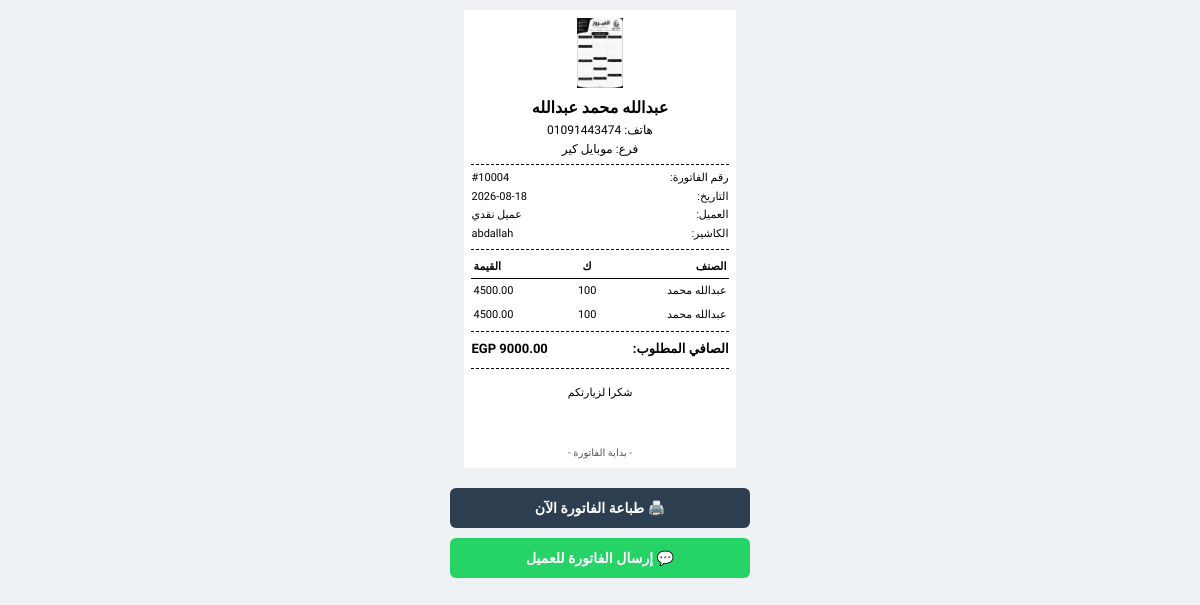
/print_old_invoice/10004 (signed in), run on the app's committed database.
### tables this page shows
CREATE TABLE store_settings (
                        id INTEGER PRIMARY KEY AUTOINCREMENT, 
                        entity_id INTEGER DEFAULT 1, 
                        store_name TEXT, 
                        store_phone TEXT, 
                        store_branch TEXT, 
                        invoice_footer TEXT
                    , logo TEXT);

CREATE TABLE invoices (
                        id INTEGER PRIMARY KEY AUTOINCREMENT, 
                        invoice_no TEXT NOT NULL, 
                        customer_name TEXT, 
                        customer_phone TEXT, 
                        total_amount REAL NOT NULL, 
                        total_profit REAL NOT NULL, 
                        created_at TIMESTAMP DEFAULT CURRENT_TIMESTAMP
                    , created_by TEXT DEFAULT 'admin', entity_id INTEGER DEFAULT 1);

CREATE TABLE invoice_items (
                        id INTEGER PRIMARY KEY AUTOINCREMENT, 
                        invoice_no TEXT NOT NULL, 
                        product_id INTEGER, 
                        product_name TEXT, 
                        qty INTEGER, 
                        sell_price REAL, 
                        partner_name TEXT, 
                        profit REAL
                    , entity_id INTEGER DEFAULT 1);

### routes/reports.py (the view)
@reports_bp.route('/print_old_invoice/<invoice_no>')
def print_old_invoice(invoice_no):
    if not has_perm('rep', 'v'):
        return redirect(url_for('auth.dashboard'))
    conn = get_db_conn()
    cursor = conn.cursor()
    entity = get_entity()
    real_entity = entity if entity != 'all' else 1
    cursor.execute("SELECT store_name, store_phone, store_branch, invoice_footer, logo FROM store_settings WHERE entity_id=? LIMIT 1", (real_entity,))
    st_row = cursor.fetchone()
    store_info = {
        'name': st_row[0] if st_row else 'نظام المتجر',
        'phone': st_row[1] if st_row else '',
        'branch': st_row[2] if st_row else '',
        'footer': st_row[3] if st_row else '',
        'logo': st_row[4] if st_row and len(st_row) > 4 else None
    }
    if entity == 'all':
        cursor.execute("SELECT customer_name, total_amount, created_at, created_by FROM invoices WHERE invoice_no=?", (invoice_no,))
        inv = cursor.fetchone()
        cursor.execute("SELECT product_name, qty, sell_price, partner_name FROM invoice_items WHERE invoice_no=?", (invoice_no,))
        items_db = cursor.fetchall()
    else:
        cursor.execute("SELECT customer_name, total_amount, created_at, created_by FROM invoices WHERE invoice_no=? AND entity_id=?", (invoice_no, entity))
        inv = cursor.fetchone()
        cursor.execute("SELECT product_name, qty, sell_price, partner_name FROM invoice_items WHERE invoice_no=? AND entity_id=?", (invoice_no, entity))
        items_db = cursor.fetchall()
    if not inv:
        conn.close()
        return "الفاتورة غير موجودة!", 404
    customer_name = inv[0] if inv[0] else 'عميل نقدي'
    net_total = f"{inv[1]:.2f}"
    date_str = inv[2][:10] if inv[2] else ''
    cashier_name = inv[3] if inv[3] else 'غير محدد'
    items = [{'name': item[0], 'qty': item[1], 'price': item[2], 'partner': item[3]} for item in items_db]
    conn.close()
    return render_template('print_invoice.html', customer_name=customer_name, items=items, subtotal=net_total, discount="0.00", net_total=net_total, date=date_str, invoice_no=invoice_no, store=store_info, cashier=cashier_name)

### auth.py (called while the page is built)
def get_entity():
    if session.get('role') == 'owner':
        return 'all'
    if session.get('role') == 'admin':
        return session.get('user_id')
    return session.get('parent_id')

def has_perm(module, action='v'):
    if 'username' not in session:
        return False
    if session.get('role') == 'owner':
        return True
    conn = get_db_conn()
    cursor = conn.cursor()
    try:
        cursor.execute(f"SELECT p_{module}_{action} FROM users WHERE id=?", (session['user_id'],))
        res = cursor.fetchone()
        conn.close()
        return bool(res and res[0] == 1)
    except:
        conn.close()
        return False

### database.py (called while the page is built)
def get_db_conn():
    conn = sqlite3.connect('store_db.sqlite', timeout=20)
    conn.execute('PRAGMA journal_mode=WAL;')
    return conn

### templates/print_invoice.html (shortened to what this page needs)
<!DOCTYPE html>
<html dir="rtl" lang="ar">
<head>
</head>
<body onload="setTimeout(() => { window.print(); }, 500);">
    <div class="ticket">
        <div class="header">
            {% if store.logo %}
                <img src="{{ url_for('static', filename='uploads/' + store.logo) }}" alt="Logo" class="store-logo">
            {% endif %}
            <h2>{{ store.name }}</h2>
            <p>هاتف: {{ store.phone }}</p>
            {% if store.branch %}
            <p>فرع: {{ store.branch }}</p>
            {% endif %}
        </div>
        <div class="info">
            <div><span>رقم الفاتورة:</span> <span>#{{ invoice_no }}</span></div>
            <div><span>التاريخ:</span> <span>{{ date }}</span></div>
            <div><span>العميل:</span> <span>{{ customer_name }}</span></div>
            {% if cashier %}
            <div><span>الكاشير:</span> <span>{{ cashier }}</span></div>
            {% endif %}
        </div>
        <table>
            <thead>
                <tr>
                    <th>الصنف</th>
                    <th>ك</th>
                    <th>القيمة</th>
                </tr>
            </thead>
            <tbody>
                {% for item in items %}
                <tr>
                    <td>{{ item.name }}</td>
                    <td>{{ item.qty }}</td>
                    <td>
                      {% if item.total %}
                        {{ item.total }}
                      {% else %}
                        {{ "%.2f"|format(item.price|float * item.qty|int) }}
                      {% endif %}
                    </td>
                </tr>
                {% endfor %}
            </tbody>
        </table>
        <div class="totals">
            <div style="font-size: 13px; margin-top: 3px;"><span>الصافي المطلوب:</span> <span>{{ net_total }} EGP</span></div>
        </div>
        <div class="footer">
            <p>{{ store.footer }}</p>
        </div>
        <div class="print-end">
            - بداية الفاتورة -
        </div>
    </div>
    <div class="actions">
        <button class="btn btn-print" onclick="window.print()">🖨️ طباعة الفاتورة الآن</button>
        <button class="btn btn-whatsapp" onclick="sendWhatsApp()">💬 إرسال الفاتورة للعميل</button>
    </div>
</body>
</html>

### templates/print_invoice.html (style rules this page uses)
* { box-sizing: border-box; }
body { margin: 0; padding: 0; background: #eef2f5; }
.ticket { width: 72mm; max-width: 100%; margin: 10px auto; padding: 2mm; background: #fff; color: #000; direction: rtl; font-family: 'Cairo', sans-serif; font-size: 12px; line-height: 1.4; font-weight: 400; }
.header { text-align: center; border-bottom: 1px dashed #000; padding-bottom: 5px; margin-bottom: 5px; }
.store-logo { max-width: 60%; max-height: 70px; object-fit: contain; margin-bottom: 5px; filter: grayscale(100%); }
.header h2 { margin: 0; font-size: 16px; font-weight: 700; }
.header p { margin: 2px 0; font-size: 12px; }
.info { border-bottom: 1px dashed #000; padding-bottom: 5px; margin-bottom: 5px; font-size: 11px; }
.info div { display: flex; justify-content: space-between; margin-bottom: 3px; }
table { width: 100%; border-collapse: collapse; margin-bottom: 5px; table-layout: fixed; }
th { border-bottom: 1px solid #000; padding: 4px 2px; font-size: 11px; font-weight: 600; }
td { padding: 4px 2px; font-size: 11px; word-wrap: break-word; overflow-wrap: break-word; }
th:first-child, td:first-child { text-align: right; width: 45%; }
th:last-child, td:last-child { text-align: left; width: 35%; }
th:not(:first-child):not(:last-child), td:not(:first-child):not(:last-child) { text-align: center; width: 20%; }
.totals { border-top: 1px dashed #000; padding-top: 5px; font-size: 12px; font-weight: 600; }
.totals div { display: flex; justify-content: space-between; margin-bottom: 3px; }
.footer { text-align: center; margin-top: 10px; font-size: 11px; border-top: 1px dashed #000; padding-top: 5px; }
.print-end { text-align: center; margin-top: 12mm; font-size: 10px; color: #555; }
.actions { margin-top: 20px; text-align: center; padding-bottom: 20px; display: flex; flex-direction: column; gap: 10px; max-width: 300px; margin-left: auto; margin-right: auto; }
.btn { padding: 12px; border: none; cursor: pointer; font-family: 'Cairo'; border-radius: 6px; font-weight: bold; font-size: 14px; transition: 0.3s; display: flex; align-items: center; justify-content: center; gap: 8px; width: 100%; }
.btn-print { background: #2c3e50; color: #fff; }
.btn-whatsapp { background: #25D366; color: #fff; }

### data on the page
store_settings: logo (picture), name "عبدالله محمد عبدالله", phone "01091443474", branch "موبايل كير", footer "شكرا لزيارتكم"
invoices: customer_name "عميل نقدي", created_by "abdallah"
invoice_items: name "عبدالله محمد", qty "100", item.price|float*item.qty|int "4500.00"
invoice_items: name "عبدالله محمد", qty "100", item.price|float*item.qty|int "4500.00"

### other printed values
{{ invoice_no }} "10004"
{{ date }} "2026-08-18"
{{ net_total }} "9000.00"
